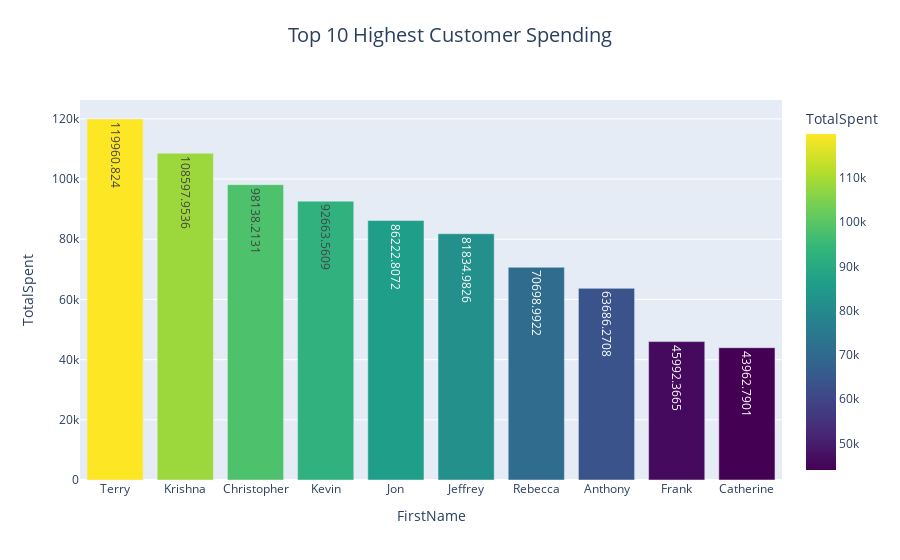

The notebook cell saved with this chart:
### Code cell
fig = px.bar(df_highest_spending,
             x="FirstName",
             y="TotalSpent",
             title="Top 10 Highest Customer Spending",
             color="TotalSpent",
             text="TotalSpent",
             color_continuous_scale=px.colors.sequential.Viridis)

fig.update_layout(
    height=600,
    title_x=0.5,  # Center the title horizontally
    title_y=0.95, # Adjust vertical position if necessary
    title_font=dict(size=20)  # Adjust title font size if needed
)

fig.show()

### Figure 1 — Plotly figure (JSON) as saved in the notebook; plotly's stock layout.template omitted (floating-point values rounded to 4 significant figures)
{"data": [{"alignmentgroup": "True", "hovertemplate": "FirstName=%{x}<br>TotalSpent=%{marker.color}<extra></extra>", "legendgroup": "", "marker": {"color": [120000.0, 108600.0, 98140.0, 92660.0, 86220.0, 81830.0, 70700.0, 63690.0, 45990.0, 43960.0], "coloraxis": "coloraxis", "pattern": {"shape": ""}}, "name": "", "offsetgroup": "", "orientation": "v", "showlegend": false, "text": [120000.0, 108600.0, 98140.0, 92660.0, 86220.0, 81830.0, 70700.0, 63690.0, 45990.0, 43960.0], "textposition": "auto", "type": "bar", "x": ["Terry", "Krishna", "Christopher", "Kevin", "Jon", "Jeffrey", "Rebecca", "Anthony", "Frank", "Catherine"], "xaxis": "x", "y": [120000.0, 108600.0, 98140.0, 92660.0, 86220.0, 81830.0, 70700.0, 63690.0, 45990.0, 43960.0], "yaxis": "y"}], "layout": {"autosize": true, "barmode": "relative", "coloraxis": {"colorbar": {"title": {"text": "TotalSpent"}}, "colorscale": [[0, "#440154"], [0.1111, "#482878"], [0.2222, "#3e4989"], [0.3333, "#31688e"], [0.4444, "#26828e"], [0.5556, "#1f9e89"], [0.6667, "#35b779"], [0.7778, "#6ece58"], [0.8889, "#b5de2b"], [1, "#fde725"]]}, "legend": {"tracegroupgap": 0}, "title": {"font": {"size": 20}, "text": "Top 10 Highest Customer Spending", "x": 0.5, "y": 0.95}, "xaxis": {"anchor": "y", "autorange": true, "domain": [0, 1], "range": [-0.5, 9.5], "title": {"text": "FirstName"}, "type": "category"}, "yaxis": {"anchor": "x", "autorange": true, "domain": [0, 1], "range": [0, 126300.0], "title": {"text": "TotalSpent"}, "type": "linear"}}}
